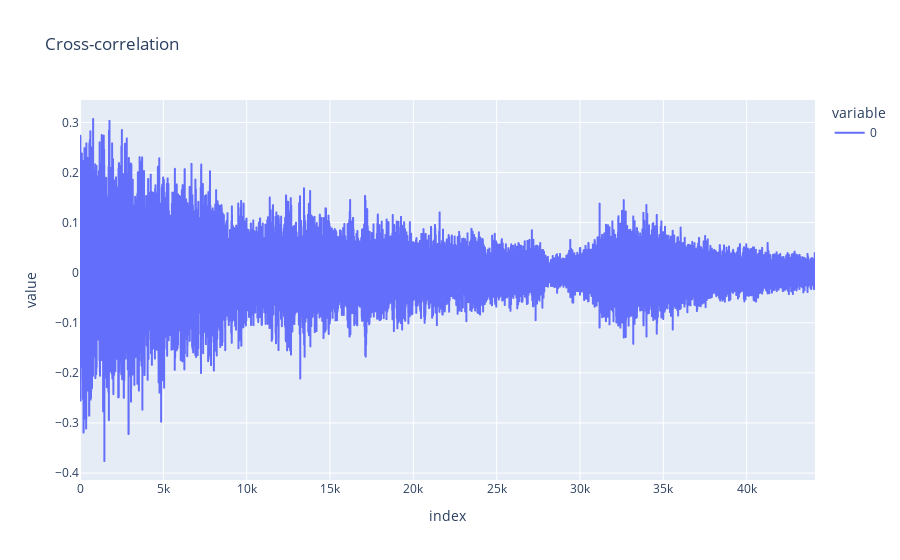

Notebook cell for this chart:
### Code cell
px.line(crosscorr[0].numpy(), title="Cross-correlation").show()

### Figure 1 — Plotly figure (JSON) as saved in the notebook; plotly's stock layout.template omitted (floating-point values rounded to 4 significant figures; data arrays with more than 128 entries replaced by an {"elided": "..."} marker saying what was removed)
{"data": [{"hovertemplate": "variable=0<br>index=%{x}<br>value=%{y}<extra></extra>", "legendgroup": "0", "line": {"color": "#636efa", "dash": "solid"}, "marker": {"symbol": "circle"}, "mode": "lines", "name": "0", "showlegend": true, "type": "scattergl", "x": {"elided": "44100 int values"}, "xaxis": "x", "y": {"elided": "44100 float values"}, "yaxis": "y"}], "layout": {"legend": {"title": {"text": "variable"}, "tracegroupgap": 0}, "title": {"text": "Cross-correlation"}, "xaxis": {"anchor": "y", "domain": [0, 1], "title": {"text": "index"}}, "yaxis": {"anchor": "x", "domain": [0, 1], "title": {"text": "value"}}}}
